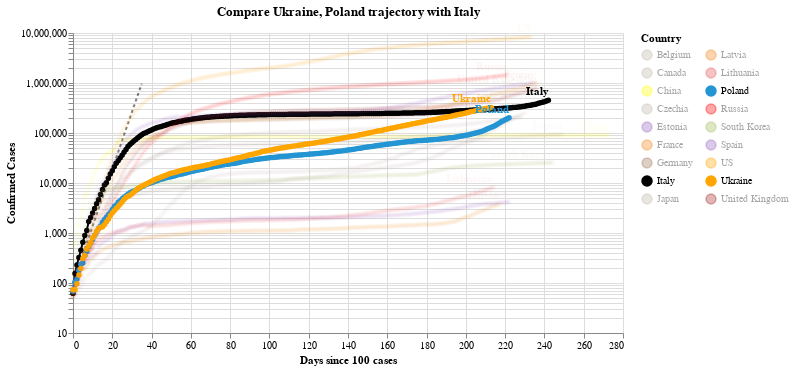

Notebook code cell kept with this figure:
### Code cell
#hide_input
chart2 = make_since_chart(dff2, ['Ukraine', 'Poland'], baseline_countries)
chart2

### Figure 1 — Vega-Lite specification as saved in the notebook (floating-point values rounded to 4 significant figures; data arrays with more than 128 entries replaced by an {"elided": "..."} marker saying what was removed)
{"config": {"view": {"continuousWidth": 400, "continuousHeight": 300}}, "layer": [{"data": {"name": "data-628230001892d6798b50651be41d1b3e"}, "mark": {"type": "line", "color": "black", "opacity": 0.5, "strokeDash": [3, 3]}, "encoding": {"x": {"type": "quantitative", "field": "Days since 100 cases"}, "y": {"type": "quantitative", "field": "Confirmed Cases"}}}, {"data": {"name": "data-42982b2af4ed9454018ce975e2011260"}, "mark": {"type": "line", "point": true}, "encoding": {"color": {"type": "nominal", "field": "Country", "legend": {"columns": 2}, "scale": {"domain": ["Belgium", "Canada", "China", "Czechia", "Estonia", "France", "Germany", "Italy", "Japan", "Latvia", "Lithuania", "Poland", "Russia", "South Korea", "Spain", "US", "Ukraine", "United Kingdom"], "range": ["#C1B7AD", "#C1B7AD", "yellow", "#C1B7AD", "#9467bd", "#F58518", "#9D755D", "black", "#C1B7AD", "#F58518", "#E45756", "#2495D3", "red", "#A1BA59", "#9467bd", "orange", "orange", "brown"]}}, "opacity": {"condition": {"value": 1, "selection": "selector003"}, "value": 0.05}, "tooltip": [{"type": "nominal", "field": "Country"}, {"type": "temporal", "field": "Date"}, {"type": "quantitative", "field": "Confirmed Cases"}, {"type": "quantitative", "field": "Days since 100 cases"}], "x": {"type": "quantitative", "field": "Days since 100 cases"}, "y": {"type": "quantitative", "field": "Confirmed Cases", "scale": {"type": "log"}}}, "selection": {"selector003": {"type": "multi", "fields": ["Country"], "bind": "legend", "init": [{"Country": "Ukraine"}, {"Country": "Poland"}, {"Country": "Italy"}]}}, "width": 550}, {"data": {"name": "data-42982b2af4ed9454018ce975e2011260"}, "mark": {"type": "text", "align": "right", "dy": -8, "fontWeight": "bold"}, "encoding": {"color": {"type": "nominal", "field": "Country", "legend": {"columns": 2}, "scale": {"domain": ["Belgium", "Canada", "China", "Czechia", "Estonia", "France", "Germany", "Italy", "Japan", "Latvia", "Lithuania", "Poland", "Russia", "South Korea", "Spain", "US", "Ukraine", "United Kingdom"], "range": ["#C1B7AD", "#C1B7AD", "yellow", "#C1B7AD", "#9467bd", "#F58518", "#9D755D", "black", "#C1B7AD", "#F58518", "#E45756", "#2495D3", "red", "#A1BA59", "#9467bd", "orange", "orange", "brown"]}}, "opacity": {"condition": {"value": 1, "selection": "selector003"}, "value": 0.05}, "text": {"type": "nominal", "field": "Country"}, "tooltip": [{"type": "nominal", "field": "Country"}, {"type": "temporal", "field": "Date"}, {"type": "quantitative", "field": "Confirmed Cases"}, {"type": "quantitative", "field": "Days since 100 cases"}], "x": {"type": "quantitative", "field": "Days since 100 cases"}, "y": {"type": "quantitative", "field": "Confirmed Cases", "scale": {"type": "log"}}}, "transform": [{"filter": "(datum['Date'] >= 1603238400000)"}], "width": 550}], "title": "Compare Ukraine, Poland trajectory with Italy", "$schema": "https://vega.github.io/schema/vega-lite/v4.0.2.json", "datasets": {"data-628230001892d6798b50651be41d1b3e": [{"Days since 100 cases": 0, "Confirmed Cases": 100.0}, {"Days since 100 cases": 1, "Confirmed Cases": 130.0}, {"Days since 100 cases": 2, "Confirmed Cases": 169.0}, {"Days since 100 cases": 3, "Confirmed Cases": 219.7}, {"Days since 100 cases": 4, "Confirmed Cases": 285.6}, {"Days since 100 cases": 5, "Confirmed Cases": 371.3}, {"Days since 100 cases": 6, "Confirmed Cases": 482.7}, {"Days since 100 cases": 7, "Confirmed Cases": 627.5}, {"Days since 100 cases": 8, "Confirmed Cases": 815.7}, {"Days since 100 cases": 9, "Confirmed Cases": 1060.0}, {"Days since 100 cases": 10, "Confirmed Cases": 1379.0}, {"Days since 100 cases": 11, "Confirmed Cases": 1792.0}, {"Days since 100 cases": 12, "Confirmed Cases": 2330.0}, {"Days since 100 cases": 13, "Confirmed Cases": 3029.0}, {"Days since 100 cases": 14, "Confirmed Cases": 3937.0}, {"Days since 100 cases": 15, "Confirmed Cases": 5119.0}, {"Days since 100 cases": 16, "Confirmed Cases": 6654.0}, {"Days since 100 cases": 17, "Confirmed Cases": 8650.0}, {"Days since 100 cases": 18, "Confirmed Cases": 11250.0}, {"Days since 100 cases": 19, "Confirmed Cases": 14620.0}, {"Days since 100 cases": 20, "Confirmed Cases": 19000.0}, {"Days since 100 cases": 21, "Confirmed Cases": 24710.0}, {"Days since 100 cases": 22, "Confirmed Cases": 32120.0}, {"Days since 100 cases": 23, "Confirmed Cases": 41750.0}, {"Days since 100 cases": 24, "Confirmed Cases": 54280.0}, {"Days since 100 cases": 25, "Confirmed Cases": 70560.0}, {"Days since 100 cases": 26, "Confirmed Cases": 91730.0}, {"Days since 100 cases": 27, "Confirmed Cases": 119300.0}, {"Days since 100 cases": 28, "Confirmed Cases": 155000.0}, {"Days since 100 cases": 29, "Confirmed Cases": 201500.0}, {"Days since 100 cases": 30, "Confirmed Cases": 262000.0}, {"Days since 100 cases": 31, "Confirmed Cases": 340600.0}, {"Days since 100 cases": 32, "Confirmed Cases": 442800.0}, {"Days since 100 cases": 33, "Confirmed Cases": 575600.0}, {"Days since 100 cases": 34, "Confirmed Cases": 748300.0}, {"Days since 100 cases": 35, "Confirmed Cases": 972800.0}], "data-42982b2af4ed9454018ce975e2011260": {"elided": "4191 records"}}}
